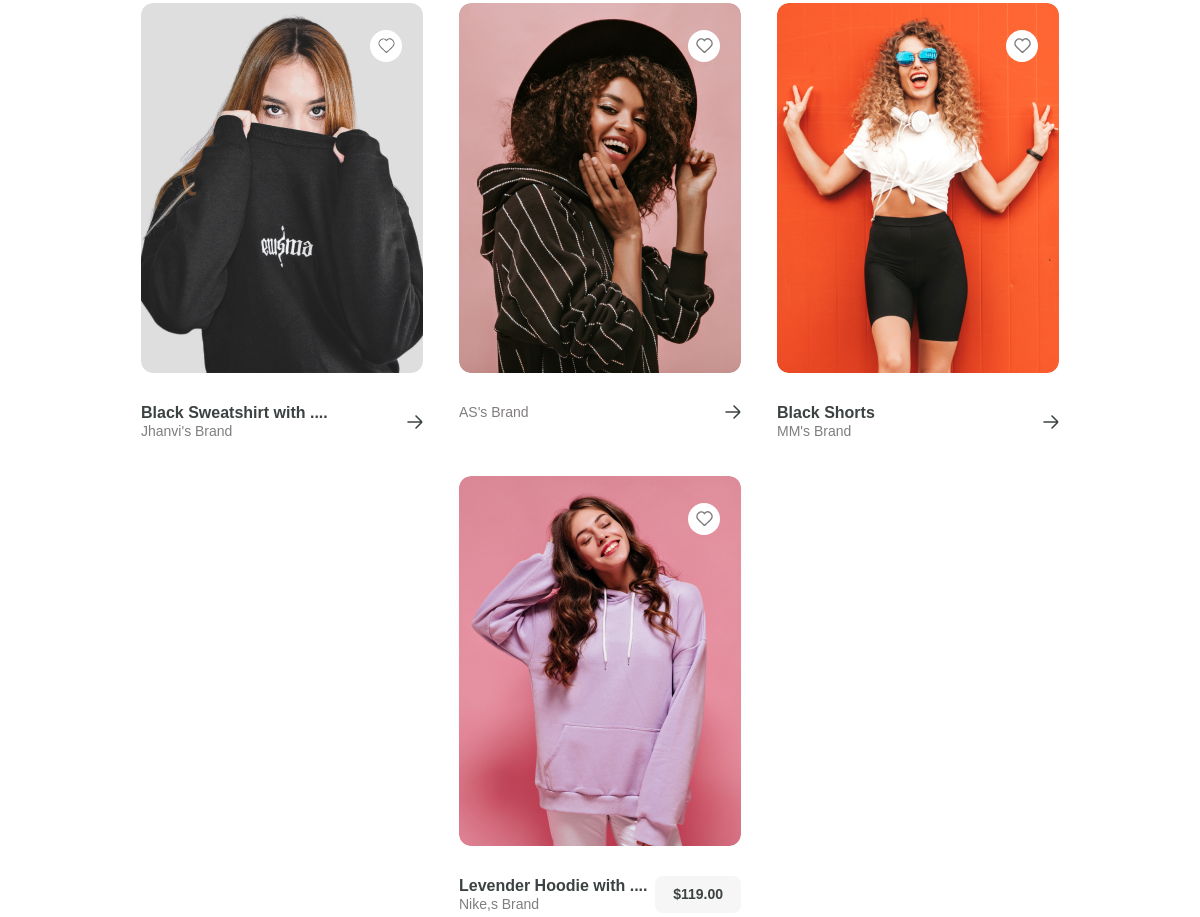
The app's page / (middle part), older data.
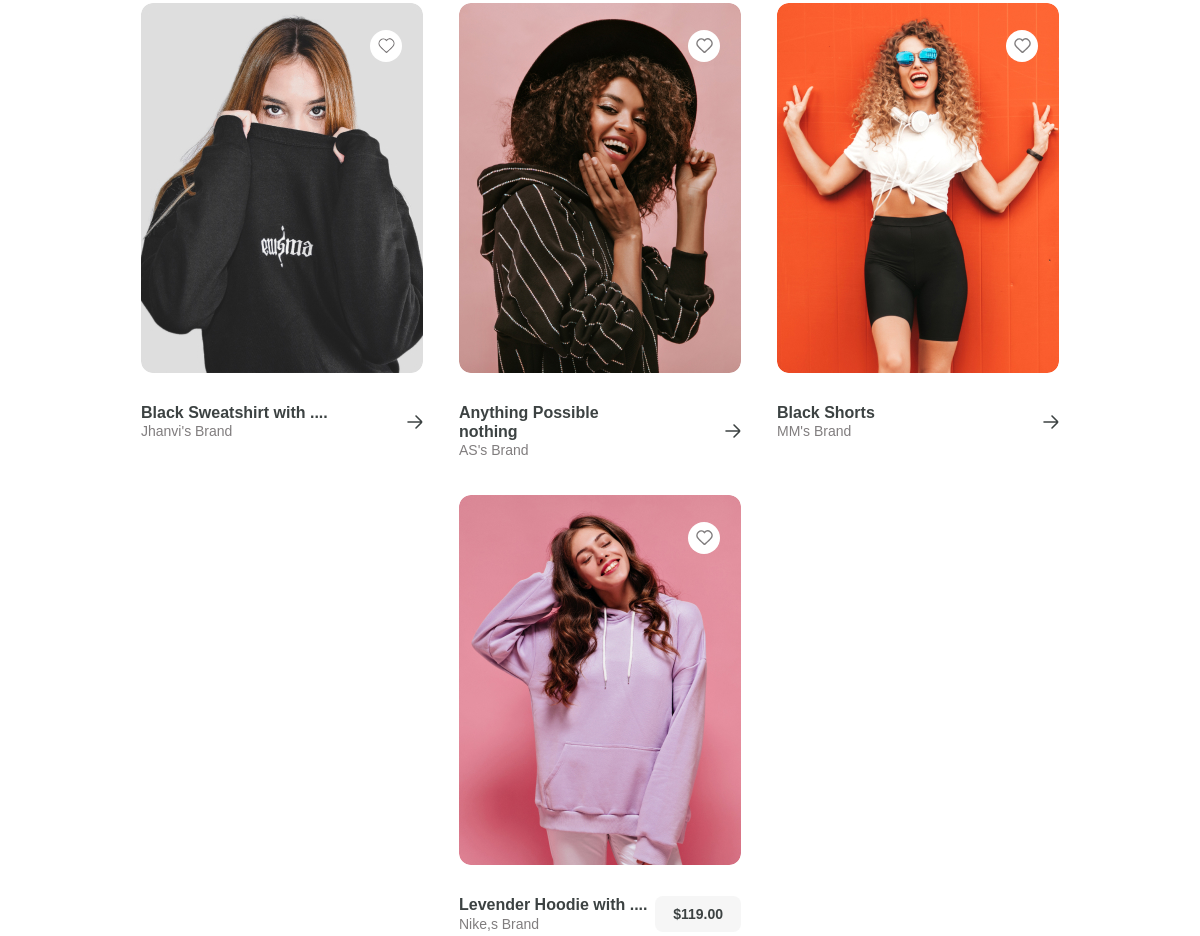
The same page, newer data.
### euphoria/models.py (models this page shows, shortened)
class TextUpload(models.Model):
    title = models.CharField(max_length = 100)

### euphoria/views.py (the view)
# urls.py: path('',views.index,name='index'),
def index(request):
    ImageUploads = ImageUpload.objects.all()
    TextUploads = TextUpload.objects.all()
    context = {
        "ImageUploads" :ImageUploads,
        "TextUploads" : TextUploads
    }
    return render(request ,"index.html", context = context)

### templates/index.html (shortened to what the changed rows need)
{% load static %}
<!DOCTYPE html>
<html lang="en">
<head>
    <link rel="stylesheet" href= "{% static 'css/style.css'  %}" />
</head>
<body>
    <section id="lime-light">
        <div class="wrapper">
            <div class="light-content">
                <div class="light-card-content">
                    <div class="image-text-arrow">
                        <div class="image-text">
                            {% for TextUpload in TextUploads %}
                            <h6 class="image-text1">{{ TextUpload.title }}</h6>
                            {% endfor %}
                            <span><a class="explore" href="#">AS's  Brand</a></span>
                        </div>
                    </div>
                </div>
            </div>
        </div>
    </section>
</body>
</html>

Row changes from the older to the newer data that the page shows:
added TextUpload: title "Anything Possible"
added TextUpload: title "nothing"
